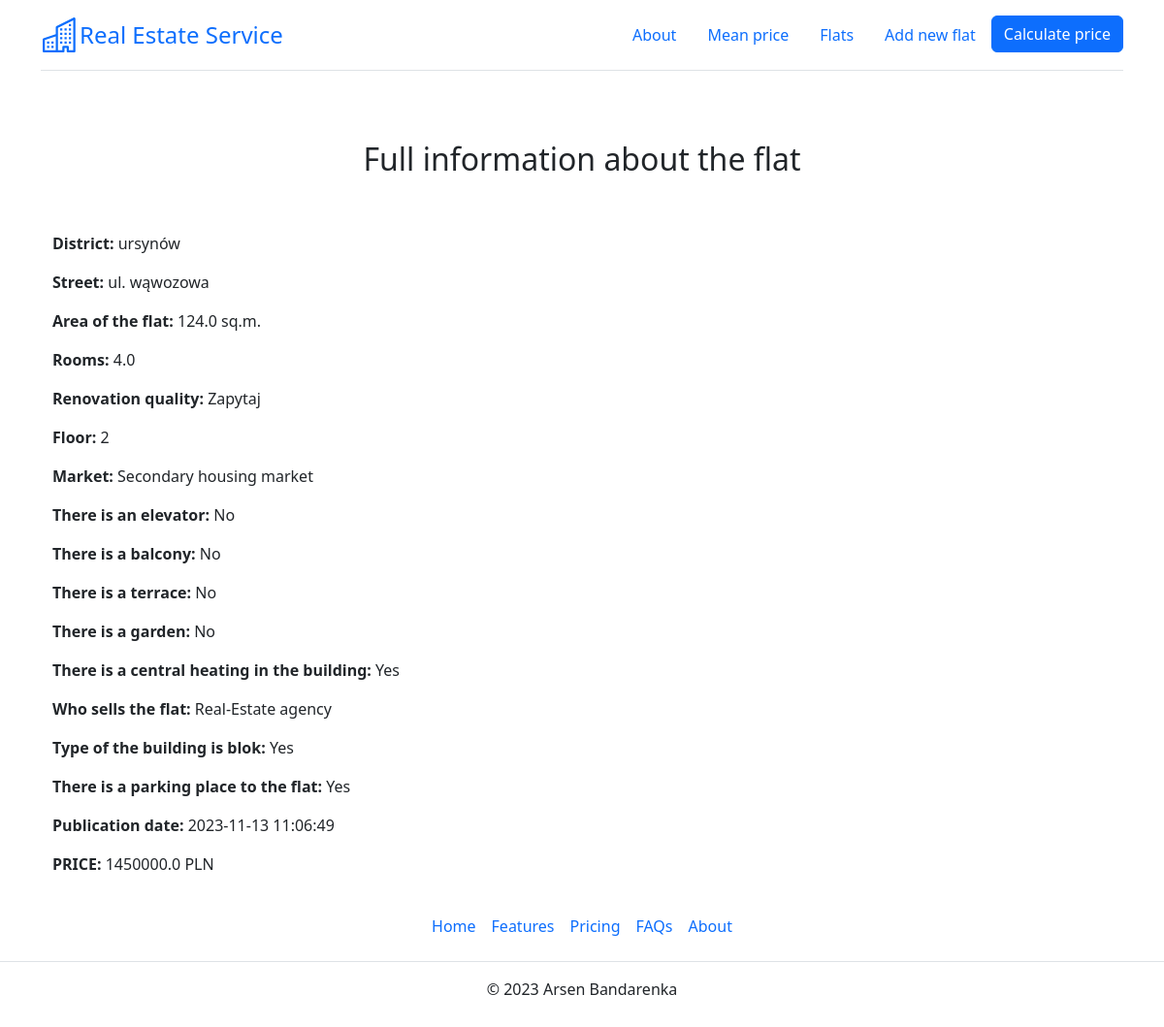
Before: /flats/1 with the older database file.
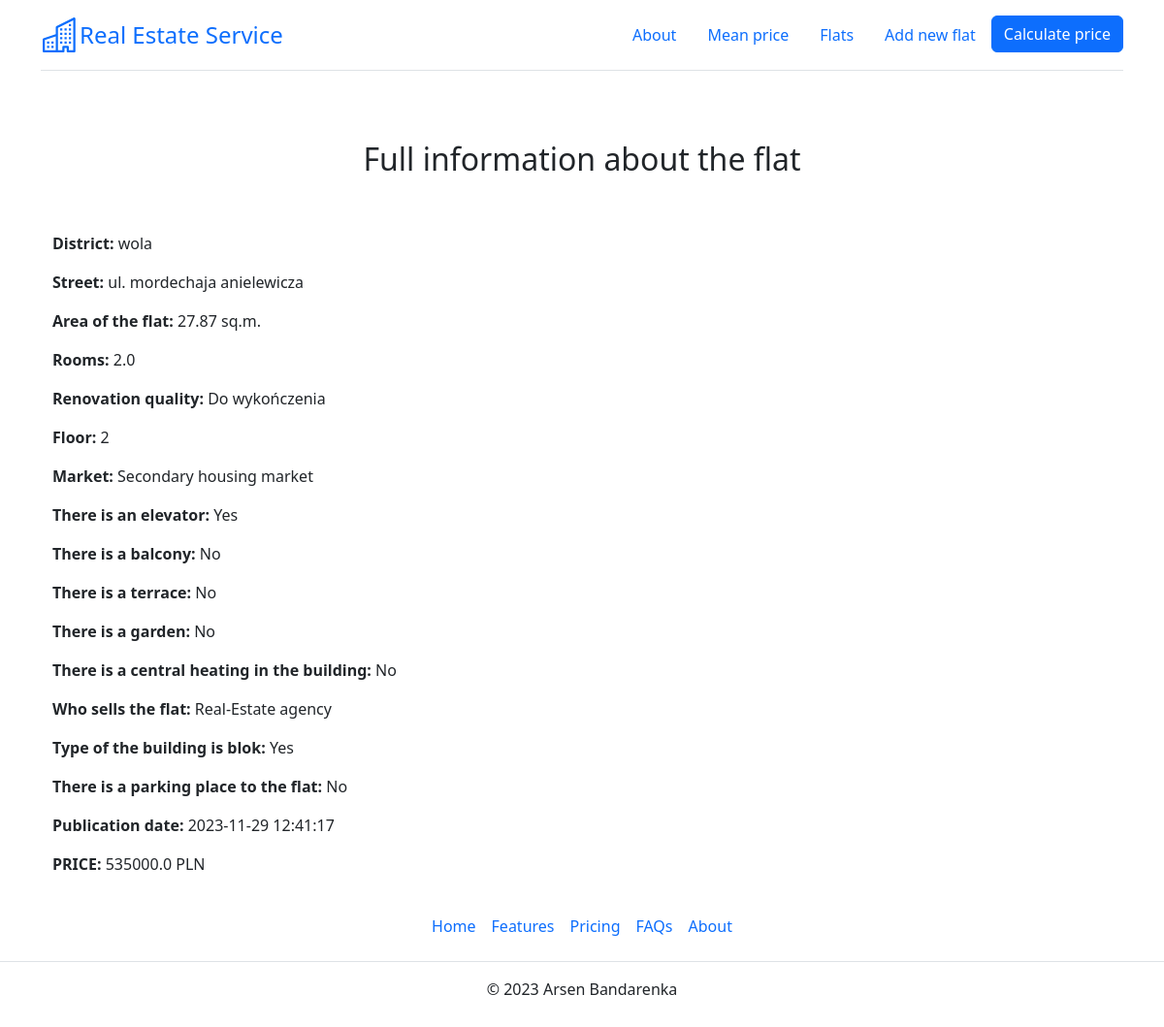
After: the same page with the newer database file.
### app.py (models this page shows)
class Flat(db.Model):
    __tablename__ = "flats_load"
    __table_args__ = {'extend_existing': True}
    id = db.Column(db.Integer, primary_key=True, unique=True)
    district = db.Column(db.Text)
    street = db.Column(db.Text)
    price = db.Column(db.Float)
    area = db.Column(db.Float)
    rooms = db.Column(db.Integer)
    renovation = db.Column(db.Integer)
    floor = db.Column(db.Integer)
    market = db.Column(db.Integer)
    elevator = db.Column(db.Integer)
    balcony = db.Column(db.Integer)
    terrace = db.Column(db.Integer)
    garden = db.Column(db.Integer)
    central_heating = db.Column(db.Integer)
    seller = db.Column(db.Integer)
    blok = db.Column(db.Integer)
    parking = db.Column(db.Integer)
    publication_date = db.Column(db.DateTime, default=datetime.datetime.now())

### app.py (the view)
@app.route('/flats/<flat_id>')
def flat_detail(flat_id):
    flat = db.session.execute(db.select(Flat).where(Flat.id == flat_id)).one()[0]
    return render_template('flat_info.html', flat=flat, renovation_dict=renovation_dict, floor_dict=floor_dict,
                           market_dict=market_dict, binary_dict=binary_dict, seller_dict=seller_dict)

### templates/flat_info.html (shortened to what this page needs)
{% extends 'base.html' %}
{% block text_center %}<h2>Full information about the flat</h2>{% endblock %}
{% block body %}
<div class="container">
    <p><strong>District:</strong> {{flat.district}}</p>
    <p><strong>Street:</strong> {{flat.street}}</p>
    <p><strong>Area of the flat:</strong> {{flat.area}} sq.m.</p>
    <p><strong>Rooms:</strong> {{flat.rooms}}</p>
    <p><strong>Renovation quality:</strong> {{renovation_dict[flat.renovation]}}</p>
    <p><strong>Floor:</strong> {{flat.floor}}</p>
    <p><strong>Market:</strong> {{market_dict[flat.market]}}</p>
    <p><strong>There is an elevator:</strong> {{binary_dict[flat.elevator]}}</p>
    <p><strong>There is a balcony:</strong> {{binary_dict[flat.balcony]}}</p>
    <p><strong>There is a terrace:</strong> {{binary_dict[flat.terrace]}}</p>
    <p><strong>There is a garden:</strong> {{binary_dict[flat.garden]}}</p>
    <p><strong>There is a central heating in the building:</strong> {{binary_dict[flat.central_heating]}}</p>
    <p><strong>Who sells the flat:</strong> {{seller_dict[flat.seller]}}</p>
    <p><strong>Type of the building is blok:</strong> {{binary_dict[flat.blok]}}</p>
    <p><strong>There is a parking place to the flat:</strong> {{binary_dict[flat.parking]}}</p>
    <p><strong>Publication date:</strong> {{flat.publication_date}}</p>
    <p><strong>PRICE:</strong> {{ flat.price }} PLN</p>
</div>
{% endblock %}

### templates/base.html (shortened to what this page needs)
<!DOCTYPE html>
<html lang="en">
<head>
    <link rel="stylesheet" href="https://cdn.jsdelivr.net/npm/bootstrap@5.2.3/dist/css/bootstrap.min.css">
</head>
<body class="d-flex flex-column min-vh-100">
<div class="container">
    <header class="d-flex flex-wrap justify-content-center py-3 mb-4 border-bottom">
        <a href="/" class="d-flex align-items-center link-body-emphasis text-decoration-none">
            <span class="fs-4">Real Estate Service</span>
        </a>
        <nav class="d-inline-flex mt-2 mt-md-0 ms-md-auto">
            <ul class="nav nav-pills">
                <li class="nav-item">
                    <a href="/about" class="nav-link" aria-current="page">About</a>
                </li>
                <li class="nav-item">
                    <a href="/graph" class="nav-link" aria-current="page">Mean price</a>
                </li>
                <li class="nav-item">
                    <a href="/flats" class="nav-link">Flats</a>
                </li>
                <li class="nav-item">
                    <a href="/add_flat" class="nav-link">Add new flat</a>
                </li>
                <li class="nav-item">
                    <a href="/predict_price" class="btn btn-primary">Calculate price</a>
                </li>
            </ul>
        </nav>
    </header>
</div>
<div class="py-5 text-center">
    {% block text_center %}{% endblock %}
  </div>
<div class="container">
  {% block body %}{% endblock %}
</div>
<footer class="py-3 my-4 mt-auto">
    <ul class="nav justify-content-center border-bottom pb-3 mb-3">
      <li class="nav-item"><a href="/" class="nav-link px-2 text-body-secondary">Home</a></li>
      <li class="nav-item"><a href="#" class="nav-link px-2 text-body-secondary">Features</a></li>
      <li class="nav-item"><a href="#" class="nav-link px-2 text-body-secondary">Pricing</a></li>
      <li class="nav-item"><a href="#" class="nav-link px-2 text-body-secondary">FAQs</a></li>
      <li class="nav-item"><a href="/about" class="nav-link px-2 text-body-secondary">About</a></li>
    </ul>
    <p class="text-center text-body-secondary">© 2023 Arsen Bandarenka</p>
</footer>
</body>
</html>

Changed rows visible on the page:
changed Flat: district "ursynów" → "wola"; street "ul. wąwozowa" → "ul. mordechaja anielewicza"
Other visible differences:
{{ flat.area }}: "124.0" → "27.87"
{{ flat.rooms }}: "4.0" → "2.0"
{{ renovation_dict[flat.renovation] }}: "Zapytaj" → "Do wykończenia"
{{ binary_dict[flat.elevator] }}: "No" → "Yes"
{{ binary_dict[flat.central_heating] }}: "Yes" → "No"
{{ binary_dict[flat.parking] }}: "Yes" → "No"
{{ flat.publication_date }}: "2023-11-13 11:06:49" → "2023-11-29 12:41:17"
{{ flat.price }}: "1450000.0" → "535000.0"
